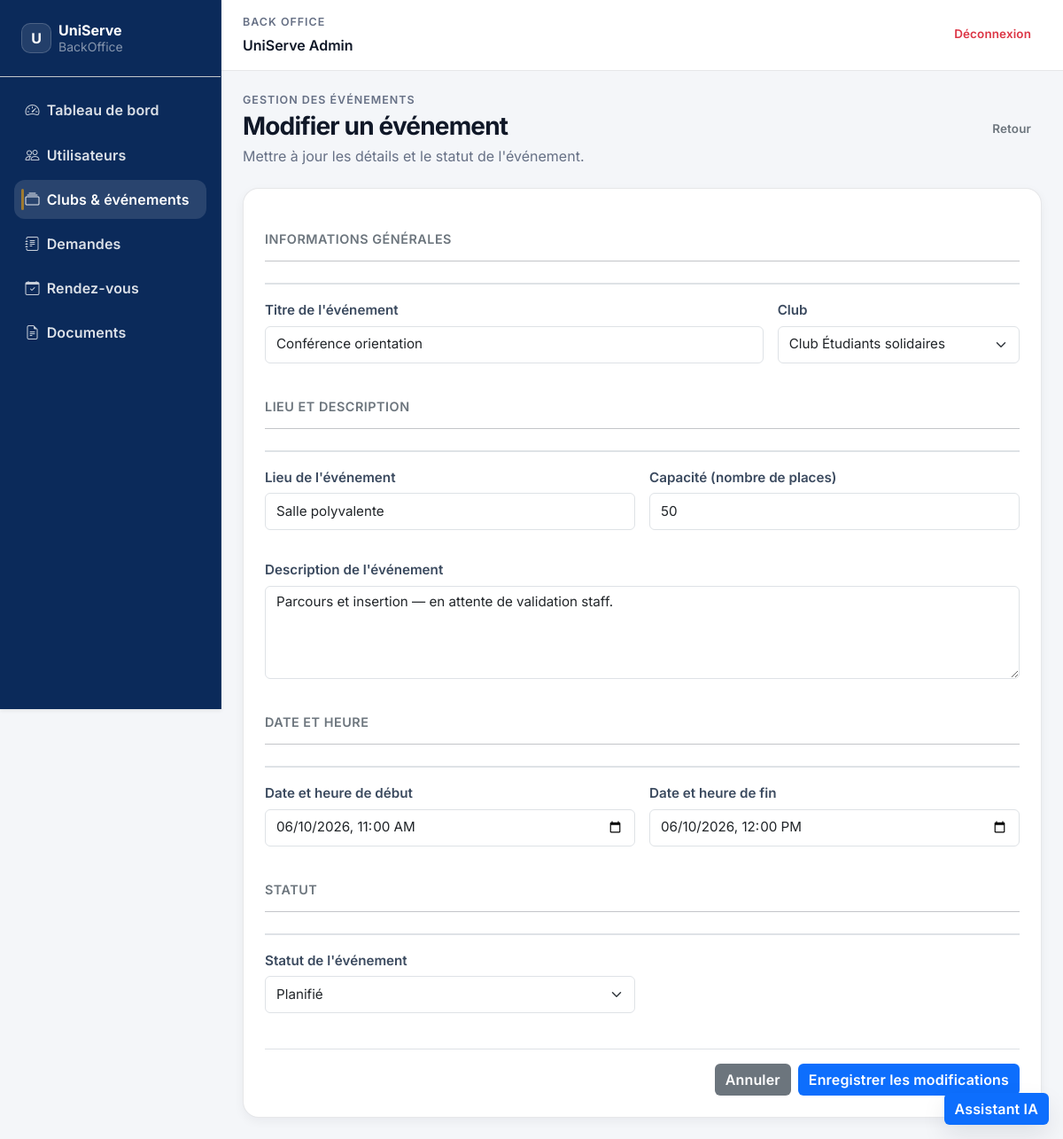
The page /evenements/editForm/5 (signed in) on the database its author committed.
### tables this page shows
CREATE TABLE `evenements` (
  `id` bigint(20) NOT NULL AUTO_INCREMENT,
  `club_id` bigint(20) DEFAULT NULL,
  `cree_par` bigint(20) NOT NULL,
  `titre` varchar(150) NOT NULL,
  `description` text DEFAULT NULL,
  `lieu` varchar(255) DEFAULT NULL,
  `date_debut` datetime NOT NULL,
  `date_fin` datetime NOT NULL,
  `capacite` int(11) DEFAULT NULL,
  `statut` enum('planifie','ouvert','complet','termine','annule') NOT NULL DEFAULT 'planifie',
  `valide_par` bigint(20) DEFAULT NULL,
  `valide_le` datetime DEFAULT NULL,
  `cree_le` timestamp NOT NULL DEFAULT current_timestamp(),
  PRIMARY KEY (`id`),
  KEY `club_id` (`club_id`),
  KEY `cree_par` (`cree_par`),
  KEY `valide_par` (`valide_par`),
  CONSTRAINT `evenements_ibfk_1` FOREIGN KEY (`club_id`) REFERENCES `clubs` (`id`),
  CONSTRAINT `evenements_ibfk_2` FOREIGN KEY (`cree_par`) REFERENCES `utilisateurs` (`id`),
  CONSTRAINT `evenements_ibfk_3` FOREIGN KEY (`valide_par`) REFERENCES `utilisateurs` (`id`)
);

### Controller/Controller.php (called while the page is built, shortened)
<?php
class Controller
{
    public function render(string $view, array $data = [], ?string $layoutOverride = null): void
    {
        $viewPath = __DIR__ . '/../View/' . $view . '.php';
        extract($data, EXTR_SKIP);
        require $viewPath;
    }
}

### Controller/EvenementsController.php (called while the page is built, shortened)
<?php
require_once __DIR__ . '/../Model/Event.php';
class EvenementsController extends Controller
{
    private function isAdminOrStaff(): bool
    {
        $role = (string) ($_SESSION['user']['role'] ?? '');
        return in_array($role, ['staff', 'admin'], true);
    }
    public function editForm(int|string $id): void
    {
        $eventId = (int) $id;
        $eventModel = new Event();
        $event = $eventModel->findById($eventId);
        $clubModel = new Club();
        $clubs = $this->isAdminOrStaff()
            ? $clubModel->getAllAdmin()
            : $clubModel->findByOwner($this->currentUserId());
        $this->render('backoffice/evenements/edit', [
            'title' => 'Modifier un événement',
            'clubs' => $clubs,
            'event' => $event,
            'error' => null,
        ]);
    }
}

### Controller/App.php (called while the page is built, shortened)
<?php
class App
{
    private string $action = 'landing';
    public function __construct()
    {
        $url = $this->parseUrl();
        if (!empty($url)) {
            array_shift($url);
        }
        $controllerInstance = new $this->controller();
        if (!empty($url)) {
            $candidateAction = (string) $url[0];
            $this->action = $candidateAction;
            array_shift($url);
        } elseif (!method_exists($controllerInstance, $this->action)) {
            $this->notFound('Action not found.');
        }
        $this->params = $this->validateAndNormalizeParams($controllerInstance, $this->action, array_values($url));
        call_user_func_array([$controllerInstance, $this->action], $this->params);
    }
    private function parseUrl(): array
    {
        $cleanUrl = trim((string) $_GET['url']);
        $cleanUrl = trim($cleanUrl, '/');
        $segments = explode('/', $cleanUrl);
        return array_values(array_filter($segments, static fn (string $segment): bool => $segment !== ''));
    }
    private function validateAndNormalizeParams(object $controllerInstance, string $action, array $params): array
    {
        return $params;
    }
}

### index.php (called while the page is built, shortened)
<?php
require_once __DIR__ . '/Model/Database.php';
require_once __DIR__ . '/Controller/Controller.php';
require_once __DIR__ . '/Model/Model.php';
require_once __DIR__ . '/Controller/App.php';
new App();

### Model/Model.php (called while the page is built, shortened)
<?php
class Model
{
    protected static ?PDO $db = null;
    public function __construct()
    {
        if (!(self::$db instanceof PDO)) {
            self::$db = Database::connect();
        }
    }
    public function query(string $sql, array $params = []): PDOStatement
    {
        $statement = self::$db->prepare($sql);
        $statement->execute($params);
        return $statement;
    }
}

### Model/Event.php (called while the page is built, shortened)
<?php
class Event
{
    private Model $model;
    public function __construct()
    {
        $this->model = new Model();
    }
    public function findById(int|string $id): ?array
    {
        $statement = $this->model->query(
            'SELECT
                e.id,
                e.club_id,
                e.cree_par,
                e.titre,
                e.description,
                e.lieu,
                e.date_debut,
                e.date_fin,
                e.capacite,
                e.statut,
                e.cree_le,
                c.nom AS club_nom,
                e.cree_par AS club_owner_id,
                c.statut_validation AS club_statut_validation,
                CONCAT(cu.prenom, " ", cu.nom) AS owner_nom,
                CONCAT(u.prenom, " ", u.nom) AS createur_nom,
                (SELECT COUNT(*) FROM inscriptions_evenement ie WHERE ie.evenement_id = e.id) AS inscriptions_count
             FROM evenements e
             LEFT JOIN clubs c ON c.id = e.club_id
             LEFT JOIN utilisateurs cu ON cu.id = e.cree_par
             INNER JOIN utilisateurs u ON u.id = e.cree_par
             WHERE e.id = ?
             LIMIT 1',
            [(int) $id]
        );
        $event = $statement->fetch();
        return $event ?: null;
    }
}

### Model/Database.php (called while the page is built, shortened)
<?php
class Database
{
    private static ?PDO $instance = null;
    public static function connect(): PDO
    {
        $host = getenv('DB_HOST') ?: '127.0.0.1';
        $port = getenv('DB_PORT') ?: '3306';
        $dbname = getenv('DB_NAME') ?: 'uniserve';
        $username = getenv('DB_USER') ?: 'root';
        $password = getenv('DB_PASSWORD');
        $dsn = "mysql:host={$host};port={$port};dbname={$dbname};charset=utf8mb4";
        self::$instance = new PDO($dsn, $username, $password, [
            PDO::ATTR_ERRMODE => PDO::ERRMODE_EXCEPTION,
            PDO::ATTR_DEFAULT_FETCH_MODE => PDO::FETCH_ASSOC,
        ]);
        return self::$instance;
    }
}

### View/shared/helpers.php (the view, shortened to what this page needs)
<?php
function renderFormField(string $name, string $label, string $type = 'text', mixed $value = '', array $options = [], string $error = ''): string
{
    $required = $options['required'] ?? false ? ' required' : '';
    $placeholder = $options['placeholder'] ?? '';
    $placeholder_attr = $placeholder !== '' ? " placeholder=\"{$placeholder}\"" : '';
    $class = $error !== '' ? ' form-control is-invalid' : ' form-control';
    $error_html = '';
    if ($error !== '') {
        $error_html = "<small class=\"d-block mt-1 text-danger validation-error\">{$error}</small>";
    } else {
        $error_html = "<small class=\"d-block mt-1 text-danger validation-error d-none\"></small>";
    }
    $fieldHtml = '';
    if ($type === 'textarea') {
        $rows = $options['rows'] ?? 4;
        $fieldHtml = "<textarea class=\"{$class}\" name=\"{$name}\" id=\"{$name}\"{$required}{$placeholder_attr} rows=\"{$rows}\">" . htmlspecialchars((string) $value) . "</textarea>";
    } else {
        $min_attr = isset($options['min']) ? " min=\"{$options['min']}\"" : '';
        $max_attr = isset($options['max']) ? " max=\"{$options['max']}\"" : '';
        $fieldHtml = "<input type=\"{$type}\" class=\"{$class}\" name=\"{$name}\" id=\"{$name}\" value=\"" . htmlspecialchars((string) $value) . "\"{$required}{$placeholder_attr}{$min_attr}{$max_attr}>";
    }
    return <<<HTML
    <div class="form-group mb-3">
        <label for="{$name}" class="form-label">{$label}</label>
        {$fieldHtml}
        {$error_html}
    </div>
HTML;
}
function renderSelectField(string $name, string $label, array $options, mixed $selected = '', bool $required = false, string $error = ''): string
{
    $required_attr = $required ? ' required' : '';
    $class = $error !== '' ? ' form-select is-invalid' : ' form-select';
    $optionsHtml = '<option value="">-- Sélectionner --</option>';
    foreach ($options as $value => $label_opt) {
        $selected_attr = ((string) $selected === (string) $value) ? ' selected' : '';
        $optionsHtml .= "<option value=\"{$value}\"{$selected_attr}>{$label_opt}</option>";
    }
    $error_html = '';
    return <<<HTML
    <div class="form-group mb-3">
        <label for="{$name}" class="form-label">{$label}</label>
        <select class="{$class}" name="{$name}" id="{$name}"{$required_attr}>
            {$optionsHtml}
        </select>
        {$error_html}
    </div>
HTML;
}
function renderFormSection(string $title): string
{
    return <<<HTML
    <div class="form-section-header mt-4 mb-3">
        <h5 class="text-secondary">{$title}</h5>
        <hr>
    </div>
HTML;
}

### View/shared/css/main.css (style rules this page uses)
:root { --font-body: 'Inter', system-ui, -apple-system, 'Segoe UI', sans-serif; --font-display: 'Inter', system-ui, -apple-system, 'Segoe UI', sans-serif; --navy: #0a1628; --mint: #3ecfb2; --brand: #0b2a5a; --brand-contrast: #ffffff; --accent: #9f7a2f; --bg: #f4f6f9; --surface: #ffffff; --surface-2: #fbfcfe; --border: rgba(10, 22, 40, 0.10); --text: #101828; --text-muted: #667085; --radius-sm: 10px; --radius-md: 14px; --radius-lg: 18px; --shadow-sm: 0 6px 16px rgba(16, 24, 40, 0.06); --shadow-md: 0 12px 28px rgba(16, 24, 40, 0.09); --shadow-soft: 0 4px 12px rgba(16, 24, 40, 0.05); --focus-ring: 0 0 0 0.25rem rgba(11, 42, 90, 0.20); }
*, *::before, *::after { box-sizing: border-box; }
body { margin: 0; font-family: var(--font-body); background-color: #f4f6f9; color: var(--text); -webkit-font-smoothing: antialiased; -moz-osx-font-smoothing: grayscale; }
.form-control { border-radius: var(--radius-sm); border-color: var(--border); min-height: 42px; }
.form-select { border-radius: var(--radius-sm); border-color: var(--border); min-height: 42px; }
.us-section-card .form-label { margin-bottom: 0.35rem; color: #3b4a5f !important; }

### View/shared/css/backoffice.css (style rules this page uses)
.form-group { position: relative; }
.form-control, .form-select { border-radius: 6px; border: 1px solid #dee2e6; font-size: 0.95rem; transition: all 0.2s ease; }
.form-label { font-weight: 600; color: #2c3e50; margin-bottom: 0.5rem; font-size: 0.95rem; }
.form-section-header { border-bottom: 2px solid #dee2e6; padding-bottom: 0.5rem; }
.form-section-header h5 { margin: 0; font-weight: 600; color: #495057; text-transform: uppercase; letter-spacing: 0.5px; font-size: 0.9rem; }

### rows shown on the page
evenements: titre "Conférence orientation", lieu "Salle polyvalente", capacite "50", description "Parcours et insertion — en attente de validation staff."

### other values the page prints
$_SESSION['user']['prenom'] "UniServe"
$_SESSION['user']['nom'] "Admin"
$title "Modifier un événement"
$title "INFORMATIONS GÉNÉRALES LIEU ET DESCRIPTION DATE ET HEURE STATUT"
$label "Titre de l'événement Lieu de l'événement Capacité (nombre de places) Description de l'événement Date et heure de début Date et heure de fin"
$label "Club Statut de l'événement"
form field club_id "Club Étudiants solidaires"
form field statut "Planifié"
